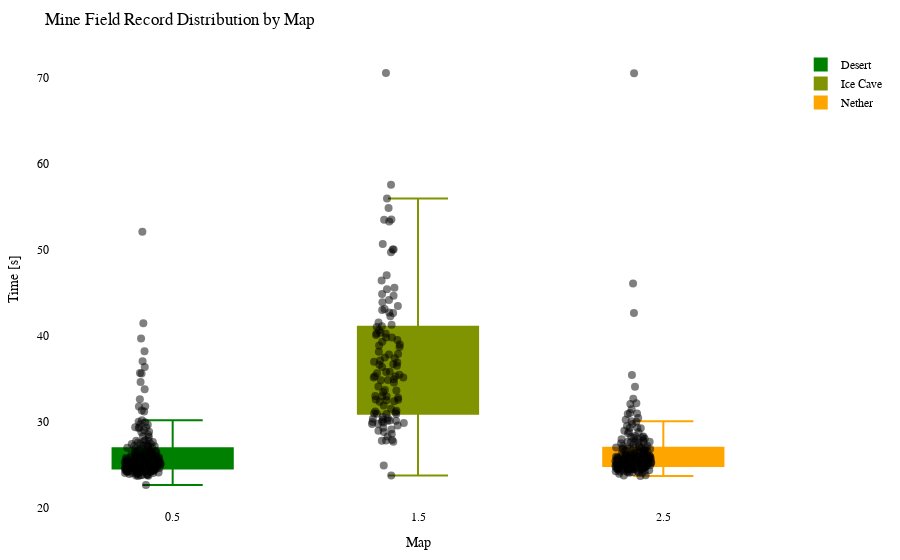

Here is the notebook cell this chart was saved with:
### Code cell
import plotly.graph_objects as go
import plotly.io as pio

df = getRecordsDataframe(minigame="Minenfeld")

# Calculate the offset for centering the data points
num_columns = len(df.columns)
offset = 0.5

# Create a Swarm plot using Plotly
fig = go.Figure()

cmap = LinearSegmentedColormap.from_list("green_orange", ["green", "orange"])
colors = [to_hex(cmap(i / (num_columns - 1))) for i in range(num_columns)]

for i, (column, color) in enumerate(zip(df.columns, colors)):
    x_values = [i + offset] * len(df[column])  # Adjust x-values with offset for horizontal centering
    fig.add_trace(go.Box(x=x_values,
                         y=df[column],
                         name=column,
                         boxpoints='all',
                         pointpos=-0.5,  # Adjust point position to prevent overlapping
                         marker=dict(color='rgba(0,0,0,0.5)', size=8),  # Adjust marker color and size
                         line=dict(color=color),
                         fillcolor=color,
                         hovertext=df_to_html.index,
                         hoverinfo='name+text+y',
                         showlegend=True))

fig.update_layout(title="Mine Field Record Distribution by Map",
                  xaxis=dict(title="Map"),
                  yaxis=dict(title="Time [s]"),
                  showlegend=True,
                  font=dict(family="Arial", size=12, color="black"),  # Customize font
                  plot_bgcolor="white",  # Set background color
                  margin=dict(l=50, r=50, t=50, b=50),  # Adjust margins for better layout
                  )


pio.show(fig)

pio.write_html(fig, "out/minef_swarm_plot.html")

### Figure 1 — Plotly figure (JSON) as saved in the notebook; plotly's stock layout.template omitted (floating-point values rounded to 4 significant figures; data arrays with more than 128 entries replaced by an {"elided": "..."} marker saying what was removed)
{"data": [{"boxpoints": "all", "fillcolor": "#008000", "hoverinfo": "name+text+y", "hovertext": {"elided": "210 str values"}, "line": {"color": "#008000"}, "marker": {"color": "rgba(0,0,0,0.5)", "size": 8}, "name": "Desert", "pointpos": -0.5, "showlegend": true, "type": "box", "x": {"elided": "210 float values"}, "y": {"elided": "210 float values"}}, {"boxpoints": "all", "fillcolor": "#809300", "hoverinfo": "name+text+y", "hovertext": {"elided": "210 str values"}, "line": {"color": "#809300"}, "marker": {"color": "rgba(0,0,0,0.5)", "size": 8}, "name": "Ice Cave", "pointpos": -0.5, "showlegend": true, "type": "box", "x": {"elided": "210 float values"}, "y": {"elided": "210 float values"}}, {"boxpoints": "all", "fillcolor": "#ffa500", "hoverinfo": "name+text+y", "hovertext": {"elided": "210 str values"}, "line": {"color": "#ffa500"}, "marker": {"color": "rgba(0,0,0,0.5)", "size": 8}, "name": "Nether", "pointpos": -0.5, "showlegend": true, "type": "box", "x": {"elided": "210 float values"}, "y": {"elided": "210 float values"}}], "layout": {"font": {"color": "black", "family": "Arial", "size": 12}, "margin": {"b": 50, "l": 50, "r": 50, "t": 50}, "plot_bgcolor": "white", "showlegend": true, "title": {"text": "Mine Field Record Distribution by Map"}, "xaxis": {"title": {"text": "Map"}}, "yaxis": {"title": {"text": "Time [s]"}}}}
